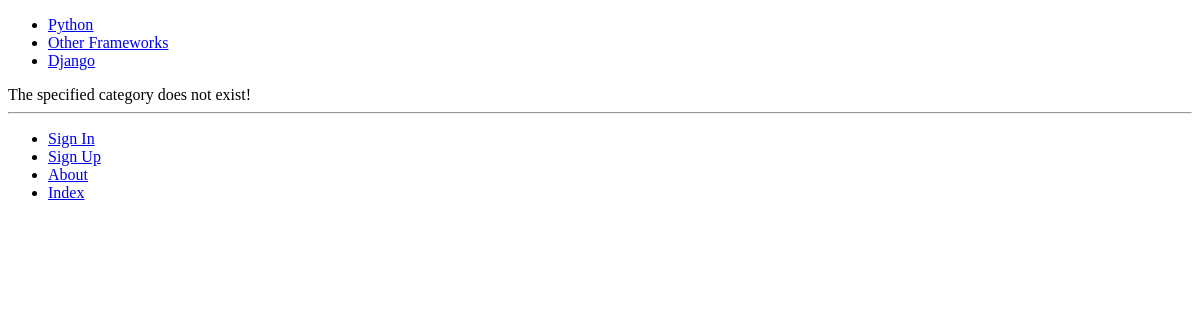
/rango/category/memes/add_page/, run on an earlier commit of the app's database.
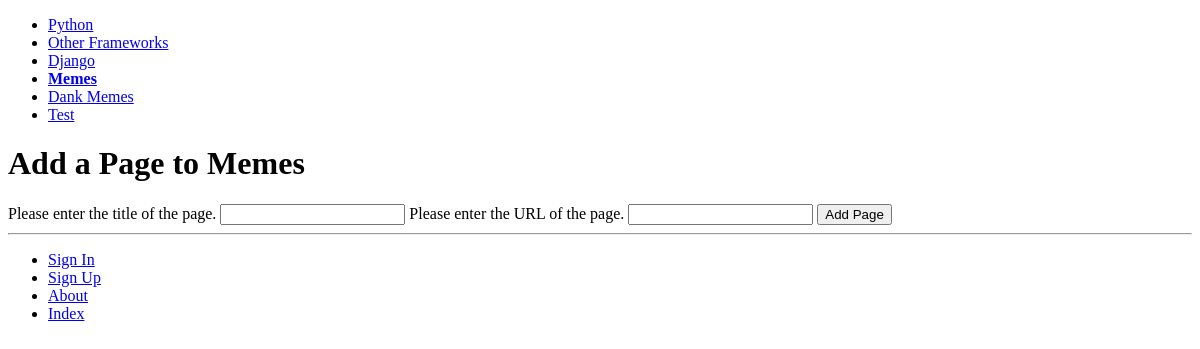
And on a later commit of the database.
### rango/models.py (models this page shows, shortened)
class Category(models.Model):
	name = models.CharField(max_length=128, unique=True)
	views = models.IntegerField(default=0)
	likes = models.IntegerField(default=0)
	slug = models.SlugField()
	class Meta:
		verbose_name_plural = 'Categories'

### rango/views.py (the view, shortened to what this page needs)
# urls.py: url(r'^category/(?P<category_name_slug>[\w\-]+)/add_page/$', views.add_page, name='add_page'),
def add_page(request, category_name_slug):
    try:
        category = Category.objects.get(slug=category_name_slug)
    except Category.DoesNotExist:
        category = None
    form = PageForm()
    context_dict = {'form':form, 'category':category}
    return render(request, 'rango/add_page.html', context_dict)

### rango/forms.py (shortened to what this page needs)
class PageForm(forms.ModelForm):
    title = forms.CharField(max_length=128, help_text="Please enter the title of the page.")
    url = forms.URLField(max_length=200, help_text="Please enter the URL of the page.")
    views  = forms.IntegerField(widget=forms.HiddenInput(), initial=0)
    class Meta:
        model = Page
        exclude = ('category',)

### rango/templatetags/rango_template_tags.py (called while the page is built)
@register.inclusion_tag('rango/cats.html')
def get_category_list(cat=None):
    return {'cats': Category.objects.all(), 'act_cat': cat}

### templates/rango/add_page.html (shortened to what this page needs)
	{% extends 'rango/base.html' %}
	{% load staticfiles %}
	{% block body_block %}
        <div>
		{% if category %}
        <h1>Add a Page to {{category.name}}</h1>
        <form id="page_form" method="post" action="/rango/category/{{ category.slug }}/add_page/">
            {% for field in form.visible_fields %}
                {{ field.help_text }}
                {{ field }}
            {% endfor %}
            <input type="submit" name="submit" value="Add Page" />
        </form>
		{% else %}
			The specified category does not exist!
		{% endif%}
		</div>
	{% endblock %}

### templates/rango/cats.html
	<ul>
	{% if cats %}
		{% for c in cats %}
		    {% if c == act_cat %}
		        <li class="nav-item"><strong><a href="{% url 'show_category' c.slug %}">{{ c.name }}</a></strong></li>
		    {% else  %}
		         <li class="nav-item"><a href="{% url 'show_category' c.slug %}">{{ c.name }}</a></li>
		    {% endif %}
		{% endfor %}
	{% endif %}
	</ul>

What changed in the data, as far as the page shows it:
added Category: name "Memes"
added Category: name "Dank Memes"
added Category: name "Test"
Also different on the page:
form field submit: (not shown) → "Add Page"
text no longer shown: "The specified category does not exist!"
text now shown: "Add a Page to"
new list line: "Please enter the title of the page. "
new list line: "Please enter the URL of the page. "
